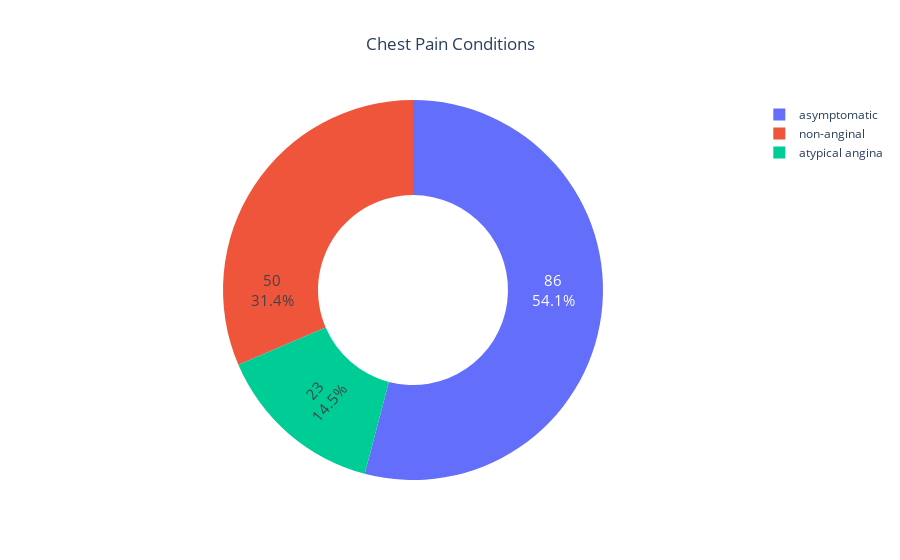

Notebook code for this chart:
### Markdown cell above
### A pie chart was used to visualize the distribution of different chest pain conditions. This chart provides a clear overview of the proportions of each chest pain type within the dataset, with percentages displayed for each category. The use of a pie chart allows for a quick and intuitive understanding of the relative frequencies of chest pain conditions in the stud

### Code cell
df=data['chest_Pain_Type'].value_counts().reset_index().rename(columns={'index':'chest_Pain_Type','chest_Pain_Type':'count'})
fig = go.Figure([go.Pie(labels=df['chest_Pain_Type'],values=df['count'], hole = 0.5)])
fig.update_traces(hoverinfo='label+percent', textinfo='value+percent', textfont_size=15,insidetextorientation='radial')
fig.update_layout(title="Chest Pain Conditions",title_x=0.5)
fig.show()

### Figure 1 — Plotly figure (JSON) as saved in the notebook; plotly's stock layout.template omitted (floating-point values rounded to 4 significant figures)
{"data": [{"hole": 0.5, "hoverinfo": "label+percent", "insidetextorientation": "radial", "labels": ["asymptomatic", "non-anginal", "atypical angina"], "textfont": {"size": 15}, "textinfo": "value+percent", "type": "pie", "values": [86, 50, 23]}], "layout": {"title": {"text": "Chest Pain Conditions", "x": 0.5}}}
